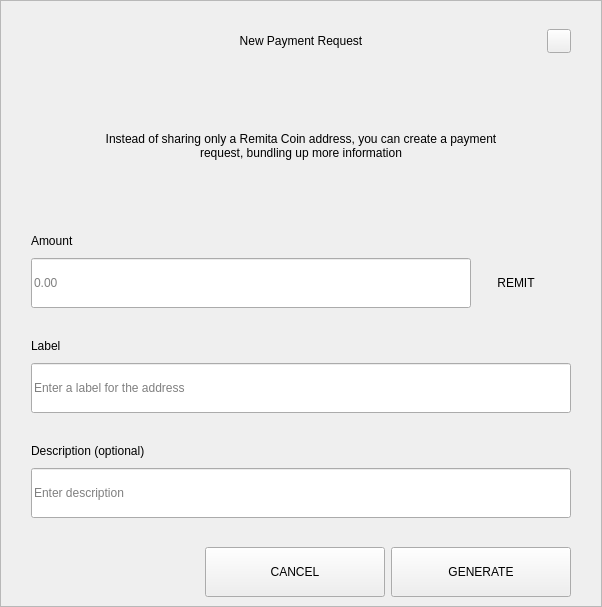
<?xml version="1.0" encoding="UTF-8"?>
<ui version="4.0">
 <class>RequestDialog</class>
 <widget class="QDialog" name="RequestDialog">
  <property name="geometry">
   <rect>
    <x>0</x>
    <y>0</y>
    <width>602</width>
    <height>607</height>
   </rect>
  </property>
  <property name="windowTitle">
   <string>Dialog</string>
  </property>
  <layout class="QVBoxLayout" name="verticalLayout_5">
   <property name="spacing">
    <number>0</number>
   </property>
   <property name="leftMargin">
    <number>0</number>
   </property>
   <property name="topMargin">
    <number>0</number>
   </property>
   <property name="rightMargin">
    <number>0</number>
   </property>
   <property name="bottomMargin">
    <number>0</number>
   </property>
   <item>
    <widget class="QFrame" name="frame">
     <property name="styleSheet">
      <string notr="true"/>
     </property>
     <property name="frameShape">
      <enum>QFrame::StyledPanel</enum>
     </property>
     <property name="frameShadow">
      <enum>QFrame::Raised</enum>
     </property>
     <layout class="QVBoxLayout" name="verticalLayout_4" stretch="1,0,0">
      <property name="spacing">
       <number>0</number>
      </property>
      <property name="leftMargin">
       <number>30</number>
      </property>
      <property name="topMargin">
       <number>20</number>
      </property>
      <property name="rightMargin">
       <number>30</number>
      </property>
      <property name="bottomMargin">
       <number>0</number>
      </property>
      <item>
       <layout class="QHBoxLayout" name="horizontalLayout_3">
        <property name="spacing">
         <number>0</number>
        </property>
        <item>
         <spacer name="horizontalSpacer_21">
          <property name="orientation">
           <enum>Qt::Horizontal</enum>
          </property>
          <property name="sizeHint" stdset="0">
           <size>
            <width>40</width>
            <height>20</height>
           </size>
          </property>
         </spacer>
        </item>
        <item>
         <widget class="QLabel" name="labelTitle">
          <property name="minimumSize">
           <size>
            <width>0</width>
            <height>40</height>
           </size>
          </property>
          <property name="maximumSize">
           <size>
            <width>16777215</width>
            <height>40</height>
           </size>
          </property>
          <property name="styleSheet">
           <string notr="true">padding-left:24px;</string>
          </property>
          <property name="text">
           <string>New Payment Request</string>
          </property>
          <property name="alignment">
           <set>Qt::AlignCenter</set>
          </property>
          <property name="margin">
           <number>7</number>
          </property>
         </widget>
        </item>
        <item>
         <spacer name="horizontalSpacer">
          <property name="orientation">
           <enum>Qt::Horizontal</enum>
          </property>
          <property name="sizeHint" stdset="0">
           <size>
            <width>40</width>
            <height>20</height>
           </size>
          </property>
         </spacer>
        </item>
        <item>
         <widget class="QPushButton" name="btnEsc">
          <property name="minimumSize">
           <size>
            <width>24</width>
            <height>24</height>
           </size>
          </property>
          <property name="maximumSize">
           <size>
            <width>24</width>
            <height>24</height>
           </size>
          </property>
          <property name="focusPolicy">
           <enum>Qt::NoFocus</enum>
          </property>
          <property name="text">
           <string/>
          </property>
         </widget>
        </item>
       </layout>
      </item>
      <item>
       <widget class="QStackedWidget" name="stack">
        <property name="minimumSize">
         <size>
          <width>540</width>
          <height>0</height>
         </size>
        </property>
        <property name="maximumSize">
         <size>
          <width>540</width>
          <height>16777215</height>
         </size>
        </property>
        <property name="currentIndex">
         <number>0</number>
        </property>
        <widget class="QWidget" name="page_1">
         <property name="minimumSize">
          <size>
           <width>540</width>
           <height>0</height>
          </size>
         </property>
         <property name="maximumSize">
          <size>
           <width>540</width>
           <height>16777215</height>
          </size>
         </property>
         <layout class="QVBoxLayout" name="layout1">
          <property name="spacing">
           <number>0</number>
          </property>
          <property name="leftMargin">
           <number>0</number>
          </property>
          <property name="topMargin">
           <number>0</number>
          </property>
          <property name="rightMargin">
           <number>0</number>
          </property>
          <property name="bottomMargin">
           <number>0</number>
          </property>
          <item>
           <spacer name="verticalSpacer_21">
            <property name="orientation">
             <enum>Qt::Vertical</enum>
            </property>
            <property name="sizeType">
             <enum>QSizePolicy::Fixed</enum>
            </property>
            <property name="sizeHint" stdset="0">
             <size>
              <width>20</width>
              <height>30</height>
             </size>
            </property>
           </spacer>
          </item>
          <item alignment="Qt::AlignHCenter">
           <widget class="QLabel" name="labelMessage">
            <property name="minimumSize">
             <size>
              <width>400</width>
              <height>50</height>
             </size>
            </property>
            <property name="text">
             <string>Instead of sharing only a Remita Coin address, you can create a payment request, bundling up more information</string>
            </property>
            <property name="alignment">
             <set>Qt::AlignCenter</set>
            </property>
            <property name="wordWrap">
             <bool>true</bool>
            </property>
           </widget>
          </item>
          <item alignment="Qt::AlignBottom">
           <widget class="QWidget" name="containerAmount" native="true">
            <layout class="QVBoxLayout" name="verticalLayout">
             <property name="spacing">
              <number>9</number>
             </property>
             <property name="leftMargin">
              <number>0</number>
             </property>
             <property name="topMargin">
              <number>0</number>
             </property>
             <property name="rightMargin">
              <number>0</number>
             </property>
             <property name="bottomMargin">
              <number>0</number>
             </property>
             <item>
              <widget class="QLabel" name="labelSubtitleAmount">
               <property name="minimumSize">
                <size>
                 <width>350</width>
                 <height>16</height>
                </size>
               </property>
               <property name="maximumSize">
                <size>
                 <width>16777215</width>
                 <height>16</height>
                </size>
               </property>
               <property name="text">
                <string>Amount</string>
               </property>
              </widget>
             </item>
             <item alignment="Qt::AlignTop">
              <widget class="QWidget" name="layoutAmount" native="true">
               <layout class="QHBoxLayout" name="horizontalLayout" stretch="2,0">
                <property name="spacing">
                 <number>0</number>
                </property>
                <property name="leftMargin">
                 <number>0</number>
                </property>
                <property name="topMargin">
                 <number>0</number>
                </property>
                <property name="rightMargin">
                 <number>0</number>
                </property>
                <property name="bottomMargin">
                 <number>0</number>
                </property>
                <item>
                 <widget class="QLineEdit" name="lineEditAmount">
                  <property name="minimumSize">
                   <size>
                    <width>0</width>
                    <height>50</height>
                   </size>
                  </property>
                  <property name="maximumSize">
                   <size>
                    <width>16777215</width>
                    <height>50</height>
                   </size>
                  </property>
                  <property name="placeholderText">
                   <string notr="true">0.00</string>
                  </property>
                 </widget>
                </item>
                <item>
                 <widget class="QWidget" name="comboContainer" native="true">
                  <property name="minimumSize">
                   <size>
                    <width>100</width>
                    <height>50</height>
                   </size>
                  </property>
                  <property name="maximumSize">
                   <size>
                    <width>16777215</width>
                    <height>50</height>
                   </size>
                  </property>
                  <layout class="QHBoxLayout" name="horizontalLayout_31">
                   <property name="spacing">
                    <number>0</number>
                   </property>
                   <property name="leftMargin">
                    <number>0</number>
                   </property>
                   <property name="topMargin">
                    <number>0</number>
                   </property>
                   <property name="rightMargin">
                    <number>10</number>
                   </property>
                   <property name="bottomMargin">
                    <number>0</number>
                   </property>
                   <item>
                    <widget class="QLabel" name="comboBoxCoin">
                     <property name="text">
                      <string>REMIT</string>
                     </property>
                     <property name="alignment">
                      <set>Qt::AlignCenter</set>
                     </property>
                    </widget>
                   </item>
                  </layout>
                 </widget>
                </item>
               </layout>
              </widget>
             </item>
            </layout>
           </widget>
          </item>
          <item>
           <spacer name="verticalSpacer_31">
            <property name="orientation">
             <enum>Qt::Vertical</enum>
            </property>
            <property name="sizeType">
             <enum>QSizePolicy::Fixed</enum>
            </property>
            <property name="sizeHint" stdset="0">
             <size>
              <width>20</width>
              <height>30</height>
             </size>
            </property>
           </spacer>
          </item>
          <item>
           <layout class="QVBoxLayout" name="verticalLayoutLabel">
            <property name="spacing">
             <number>9</number>
            </property>
            <item>
             <widget class="QLabel" name="labelSubtitleLabel">
              <property name="minimumSize">
               <size>
                <width>0</width>
                <height>16</height>
               </size>
              </property>
              <property name="maximumSize">
               <size>
                <width>16777215</width>
                <height>16</height>
               </size>
              </property>
              <property name="text">
               <string>Label</string>
              </property>
             </widget>
            </item>
            <item>
             <widget class="QLineEdit" name="lineEditLabel">
              <property name="minimumSize">
               <size>
                <width>0</width>
                <height>50</height>
               </size>
              </property>
              <property name="maximumSize">
               <size>
                <width>16777215</width>
                <height>50</height>
               </size>
              </property>
              <property name="placeholderText">
               <string>Enter a label for the address</string>
              </property>
             </widget>
            </item>
           </layout>
          </item>
          <item>
           <spacer name="verticalSpacer_34">
            <property name="orientation">
             <enum>Qt::Vertical</enum>
            </property>
            <property name="sizeType">
             <enum>QSizePolicy::Fixed</enum>
            </property>
            <property name="sizeHint" stdset="0">
             <size>
              <width>20</width>
              <height>30</height>
             </size>
            </property>
           </spacer>
          </item>
          <item>
           <layout class="QVBoxLayout" name="verticalLayoutDescription">
            <property name="spacing">
             <number>9</number>
            </property>
            <item>
             <widget class="QLabel" name="labelSubtitleDescription">
              <property name="minimumSize">
               <size>
                <width>0</width>
                <height>16</height>
               </size>
              </property>
              <property name="maximumSize">
               <size>
                <width>16777215</width>
                <height>16</height>
               </size>
              </property>
              <property name="text">
               <string>Description (optional)</string>
              </property>
             </widget>
            </item>
            <item>
             <widget class="QLineEdit" name="lineEditDescription">
              <property name="minimumSize">
               <size>
                <width>0</width>
                <height>50</height>
               </size>
              </property>
              <property name="maximumSize">
               <size>
                <width>16777215</width>
                <height>50</height>
               </size>
              </property>
              <property name="placeholderText">
               <string>Enter description</string>
              </property>
             </widget>
            </item>
            <item>
             <spacer name="verticalSpacer_4">
              <property name="orientation">
               <enum>Qt::Vertical</enum>
              </property>
              <property name="sizeType">
               <enum>QSizePolicy::Fixed</enum>
              </property>
              <property name="sizeHint" stdset="0">
               <size>
                <width>20</width>
                <height>20</height>
               </size>
              </property>
             </spacer>
            </item>
           </layout>
          </item>
         </layout>
        </widget>
        <widget class="QWidget" name="page_2">
         <layout class="QVBoxLayout" name="layout2">
          <item>
           <spacer name="verticalSpacer_5">
            <property name="orientation">
             <enum>Qt::Vertical</enum>
            </property>
            <property name="sizeType">
             <enum>QSizePolicy::Fixed</enum>
            </property>
            <property name="sizeHint" stdset="0">
             <size>
              <width>20</width>
              <height>50</height>
             </size>
            </property>
           </spacer>
          </item>
          <item alignment="Qt::AlignHCenter">
           <widget class="QLabel" name="labelQrImg">
            <property name="minimumSize">
             <size>
              <width>260</width>
              <height>260</height>
             </size>
            </property>
            <property name="maximumSize">
             <size>
              <width>260</width>
              <height>260</height>
             </size>
            </property>
            <property name="text">
             <string/>
            </property>
            <property name="alignment">
             <set>Qt::AlignCenter</set>
            </property>
           </widget>
          </item>
          <item>
           <spacer name="verticalSpacer_2">
            <property name="orientation">
             <enum>Qt::Vertical</enum>
            </property>
            <property name="sizeType">
             <enum>QSizePolicy::Fixed</enum>
            </property>
            <property name="sizeHint" stdset="0">
             <size>
              <width>20</width>
              <height>30</height>
             </size>
            </property>
           </spacer>
          </item>
          <item alignment="Qt::AlignHCenter">
           <widget class="QLabel" name="labelAddress">
            <property name="text">
             <string>M6tGR83SQbie1SW72hjcWJvFfip5krte2Z </string>
            </property>
           </widget>
          </item>
          <item>
           <spacer name="verticalSpacer_32">
            <property name="orientation">
             <enum>Qt::Vertical</enum>
            </property>
            <property name="sizeType">
             <enum>QSizePolicy::Expanding</enum>
            </property>
            <property name="sizeHint" stdset="0">
             <size>
              <width>20</width>
              <height>20</height>
             </size>
            </property>
           </spacer>
          </item>
          <item>
           <layout class="QHBoxLayout" name="horizontal">
            <property name="leftMargin">
             <number>20</number>
            </property>
            <property name="rightMargin">
             <number>20</number>
            </property>
            <property name="bottomMargin">
             <number>20</number>
            </property>
            <item>
             <spacer name="horizontalSpacer_4">
              <property name="orientation">
               <enum>Qt::Horizontal</enum>
              </property>
              <property name="sizeHint" stdset="0">
               <size>
                <width>40</width>
                <height>20</height>
               </size>
              </property>
             </spacer>
            </item>
            <item>
             <widget class="QPushButton" name="btnCopyAddress">
              <property name="minimumSize">
               <size>
                <width>180</width>
                <height>50</height>
               </size>
              </property>
              <property name="text">
               <string>COPY ADDRESS</string>
              </property>
             </widget>
            </item>
            <item>
             <widget class="QPushButton" name="btnCopyUrl">
              <property name="minimumSize">
               <size>
                <width>180</width>
                <height>50</height>
               </size>
              </property>
              <property name="text">
               <string>COPY URL</string>
              </property>
             </widget>
            </item>
            <item>
             <spacer name="horizontalSpacer_2">
              <property name="orientation">
               <enum>Qt::Horizontal</enum>
              </property>
              <property name="sizeHint" stdset="0">
               <size>
                <width>40</width>
                <height>20</height>
               </size>
              </property>
             </spacer>
            </item>
           </layout>
          </item>
         </layout>
        </widget>
       </widget>
      </item>
      <item>
       <widget class="QWidget" name="buttonsStack" native="true">
        <layout class="QHBoxLayout" name="horizontalLayout_5">
         <property name="leftMargin">
          <number>20</number>
         </property>
         <property name="rightMargin">
          <number>0</number>
         </property>
         <item>
          <spacer name="horizontalSpacer_41">
           <property name="orientation">
            <enum>Qt::Horizontal</enum>
           </property>
           <property name="sizeHint" stdset="0">
            <size>
             <width>40</width>
             <height>20</height>
            </size>
           </property>
          </spacer>
         </item>
         <item>
          <widget class="QPushButton" name="btnCancel">
           <property name="minimumSize">
            <size>
             <width>180</width>
             <height>50</height>
            </size>
           </property>
           <property name="focusPolicy">
            <enum>Qt::NoFocus</enum>
           </property>
           <property name="text">
            <string>CANCEL</string>
           </property>
          </widget>
         </item>
         <item>
          <widget class="QPushButton" name="btnSave">
           <property name="minimumSize">
            <size>
             <width>180</width>
             <height>50</height>
            </size>
           </property>
           <property name="focusPolicy">
            <enum>Qt::NoFocus</enum>
           </property>
           <property name="text">
            <string>GENERATE</string>
           </property>
          </widget>
         </item>
        </layout>
       </widget>
      </item>
     </layout>
    </widget>
   </item>
  </layout>
 </widget>
 <resources/>
 <connections/>
</ui>
